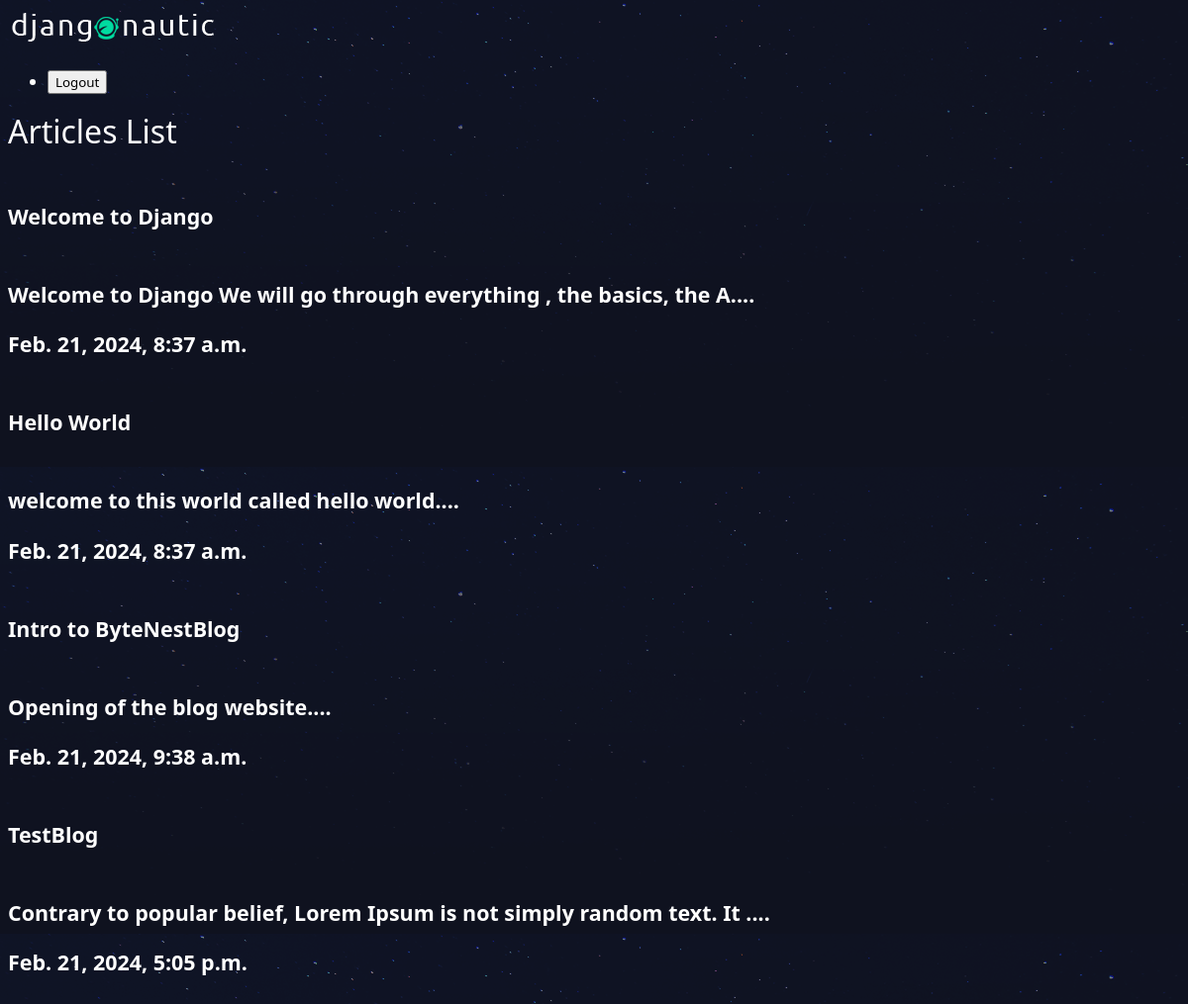
/articles/, run on an earlier commit of the app's database.
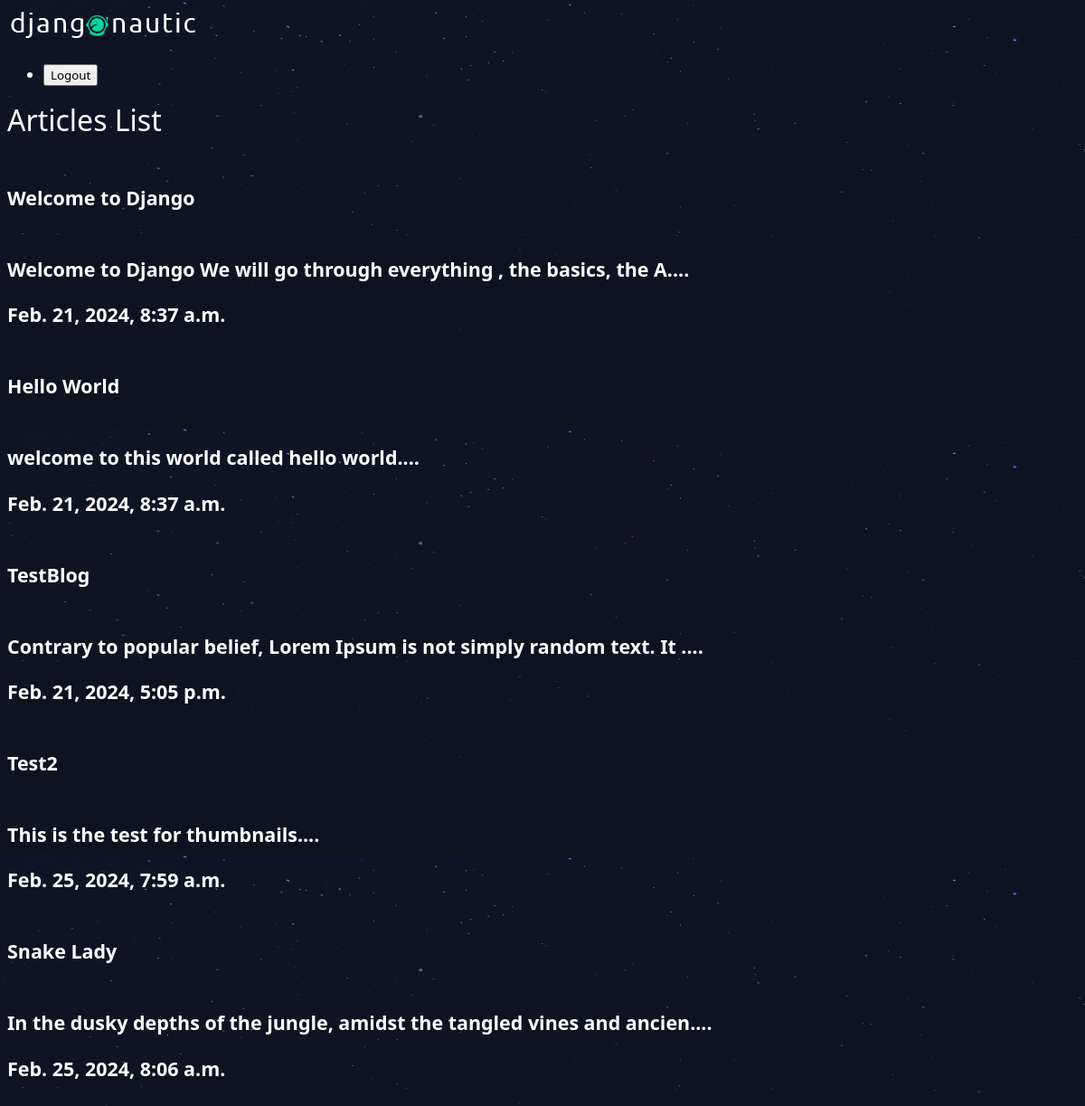
And on a later commit of the database.
### articles/models.py (models this page shows, shortened)
class Article(models.Model):
    title = models.CharField(max_length=100)
    slug  = models.SlugField()
    body  = models.TextField()
    date  = models.DateTimeField(auto_now_add=True) # when an article is created it is automatically populate this field
    thumb = models.ImageField(default='default.png',blank=True)
    def snippet(self):
        return self.body[0:70]+'....' # displays only 50 characters on the article page and .... in the end

### articles/views.py (the view)
# urls.py: path('',views.article_list,name="list"),
def article_list(request):
    articles = Article.objects.all().order_by('date')
    return render(request,'articles/article_list.html',{'articles':articles}) #django looks in templates and finds article folder

### articles/templates/articles/article_list.html
 {% extends 'base_layout.html'%}
 {%block content%}
     <h1>Articles List<h1>
     <div class="articles">
       {% for article in articles%}
        <div class"article">
            <h6> <a href="{% url 'articles:detail' article.slug %}">{{article.title}}</a><h6>
            <p>{{article.snippet}}</p>
            <p>{{article.date}}</p>
        </div>
     {%endfor %}
    </div>
{% endblock %}

### templates/base_layout.html (shortened to what this page needs)
{% load static %}
<!DOCTYPE html>
<html>
    <head>
        <link rel="stylesheet" href="{% static 'styles.css'%}">
    </head>
    <body>
      <header class="wrapper">
        <h1><a href="{% url 'articles:list'%}"><img src="{%static 'logo.png'%}"/></a></h1>
        <nav>
            <ul>
                <li>
                    <form class ="logout-link" action="{%url 'accounts:logout'%}" method="post">
                        <button type ="submit">Logout</button>
                    </form>
                </li>
            </ul>
    </header>
        {%block content%}
        {% endblock%}
    </body>
</html>

### assets/styles.css (style rules this page uses)
body { background-color: #0f121f; background-image: url(stars.png); background-repeat: no repeat; color: #fff; }
body * { font-family: system-ui, -apple-system, BlinkMacSystemFont, 'Segoe UI', Roboto, Oxygen, Ubuntu, Cantarell, 'Open Sans', 'Helvetica Neue', sans-serif; }
h1,h2,h3,h4,h5 { font-weight: normal; margin: 0; }
a, a:hover,a:visited { color: #fff; text-decoration: none; }

What changed in the data, as far as the page shows it:
removed Article: title "Intro to ByteNestBlog", snippet "Opening of the blog website....", date "Feb. 21, 2024, 9:38 a.m."
added Article: title "Test2", snippet "This is the test for thumbnails....", date "Feb. 25, 2024, 7:59 a.m."
added Article: title "Snake Lady", snippet "In the dusky depths of the jungle, amidst the tangled vines and ancien....", date "Feb. 25, 2024, 8:06 a.m."
